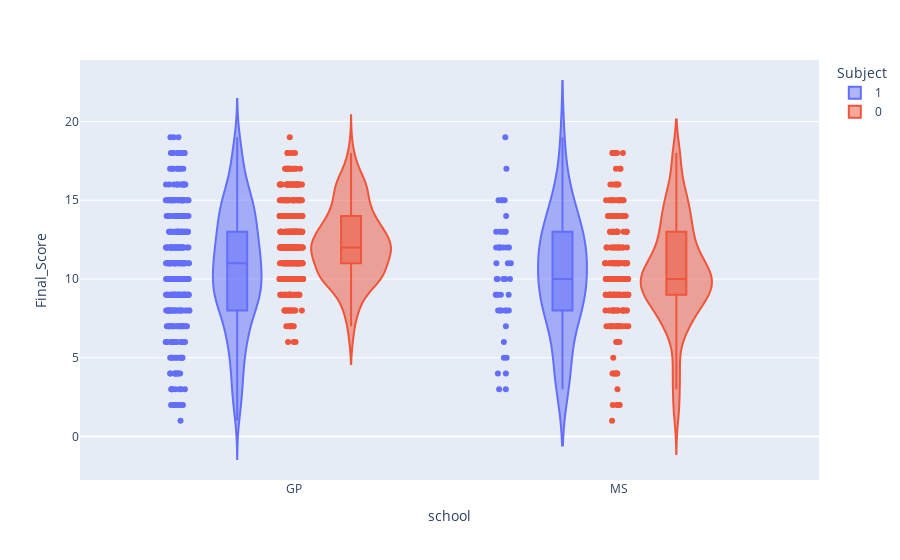

The code cell stored with this chart in its notebook:
### Code cell
fig = px.violin(df, y='Final_Score', x='school', color='Subject', box=True, points="all")
fig.show()

### Figure 1 — Plotly figure (JSON) as saved in the notebook; plotly's stock layout.template omitted (floating-point values rounded to 4 significant figures; data arrays with more than 128 entries replaced by an {"elided": "..."} marker saying what was removed)
{"data": [{"alignmentgroup": "True", "box": {"visible": true}, "hovertemplate": "Subject=1<br>school=%{x}<br>Final_Score=%{y}<extra></extra>", "legendgroup": "1", "marker": {"color": "#636efa"}, "name": "1", "offsetgroup": "1", "orientation": "v", "points": "all", "scalegroup": "True", "showlegend": true, "type": "violin", "x": {"elided": "395 str values"}, "x0": " ", "xaxis": "x", "y": {"elided": "395 int values"}, "y0": " ", "yaxis": "y"}, {"alignmentgroup": "True", "box": {"visible": true}, "hovertemplate": "Subject=0<br>school=%{x}<br>Final_Score=%{y}<extra></extra>", "legendgroup": "0", "marker": {"color": "#EF553B"}, "name": "0", "offsetgroup": "0", "orientation": "v", "points": "all", "scalegroup": "True", "showlegend": true, "type": "violin", "x": {"elided": "649 str values"}, "x0": " ", "xaxis": "x", "y": {"elided": "649 int values"}, "y0": " ", "yaxis": "y"}], "layout": {"legend": {"title": {"text": "Subject"}, "tracegroupgap": 0}, "margin": {"t": 60}, "violinmode": "group", "xaxis": {"anchor": "y", "domain": [0, 1], "title": {"text": "school"}}, "yaxis": {"anchor": "x", "domain": [0, 1], "title": {"text": "Final_Score"}}}}
